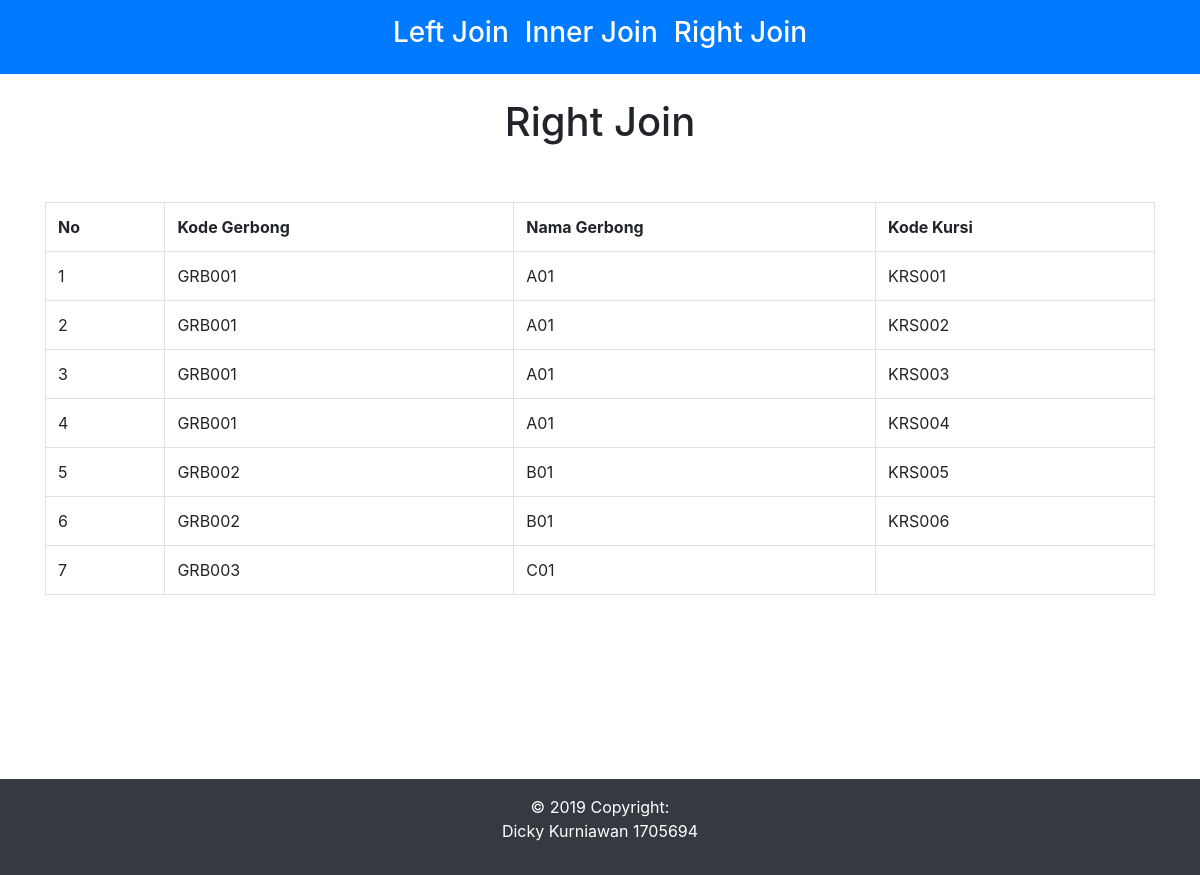
The page /index.php/controller/Right on the database its author committed.
### tables this page shows
CREATE TABLE `kursi`  (
  `id_kursi` int(11) NOT NULL AUTO_INCREMENT,
  `kd_kursi` varchar(10) NULL DEFAULT NULL,
  `kd_gerbong` varchar(10) NULL DEFAULT NULL,
  `kd_kereta` varchar(10) NULL DEFAULT NULL,
  PRIMARY KEY (`id_kursi`) USING BTREE,
  INDEX `fk_kgerbong`(`kd_gerbong`) USING BTREE,
  INDEX `fk_kkereta`(`kd_kereta`) USING BTREE,
  CONSTRAINT `fk_kgerbong` FOREIGN KEY (`kd_gerbong`) REFERENCES `gerbong` (`kd_gerbong`) ON DELETE CASCADE ON UPDATE CASCADE,
  CONSTRAINT `fk_kkereta` FOREIGN KEY (`kd_kereta`) REFERENCES `lokomotif` (`kd_kereta`) ON DELETE CASCADE ON UPDATE CASCADE
);

CREATE TABLE `gerbong`  (
  `id_gerbong` int(11) NOT NULL AUTO_INCREMENT,
  `kd_gerbong` varchar(10) NULL DEFAULT NULL,
  `kd_kereta` varchar(10) NULL DEFAULT NULL,
  `nama_gerbong` varchar(50) NULL DEFAULT NULL,
  PRIMARY KEY (`id_gerbong`) USING BTREE,
  INDEX `kd_gerbong`(`kd_gerbong`) USING BTREE,
  INDEX `fk_gerbong`(`kd_kereta`) USING BTREE,
  CONSTRAINT `fk_gerbong` FOREIGN KEY (`kd_kereta`) REFERENCES `lokomotif` (`kd_kereta`) ON DELETE CASCADE ON UPDATE CASCADE
);

### application/controllers/Controller.php (called while the page is built, shortened)
<?php
class Controller extends CI_Controller {
	function __construct()
	{
		$this->load->model('data');
	}
	public function Right()
	{
		$data['gerbong'] = $this->Data->right_join();
		$this->load->view('Home/Header');
		$this->load->view('Home/Right', $data);
		$this->load->view('Home/Footer');
	}
}

### index.php (called while the page is built, shortened)
<?php
require_once BASEPATH.'core/CodeIgniter.php';

### application/models/Data.php (called while the page is built, shortened)
<?php
class Data extends CI_Model{
function right_join()
{
  $this->db->select("g.kd_gerbong, g.nama_gerbong, k.kd_kursi");
  $this->db->from("kursi k");
  $this->db->join('gerbong g', 'k.kd_gerbong = g.kd_gerbong', 'right');
  $hasil=$this->db->get();
  if($hasil->num_rows() > 0)
  {
    foreach ($hasil->result() as $data)
    {
      $hasilKursi[] = $data;
    }
  return $hasilKursi;
  }
}
}

### application/views/Home/Right.php (the view)
<div class="container">
  <br>
  <center><h1>Right Join</h1></center>
        <div class="row">
          <div class="col-12 mt-5">
            <table class="table table-bordered">
              <tr>
                  <th>No</th>
                  <th>Kode Gerbong</th>
                  <th>Nama Gerbong</th>
                  <th>Kode Kursi</th>
              </tr>
              <?php
              $no = 1;
              foreach($gerbong as $m) {?>
              <tr>
                <td><?php echo $no++ ?></td>
                <td><?php echo $m->kd_gerbong ?></td>
                <td><?php echo $m->nama_gerbong ?></td>
                <td><?php echo $m->kd_kursi ?></td>
              </tr>
            <?php } ?>
            </table>
          </div>
        </div>
      </div>

### rows shown on the page
kursi: gerbong.kd_gerbong "GRB001", gerbong.nama_gerbong "A01", kd_kursi "KRS001"
kursi: gerbong.kd_gerbong "GRB001", gerbong.nama_gerbong "A01", kd_kursi "KRS002"
kursi: gerbong.kd_gerbong "GRB001", gerbong.nama_gerbong "A01", kd_kursi "KRS003"
kursi: gerbong.kd_gerbong "GRB001", gerbong.nama_gerbong "A01", kd_kursi "KRS004"
kursi: gerbong.kd_gerbong "GRB002", gerbong.nama_gerbong "B01", kd_kursi "KRS005"
kursi: gerbong.kd_gerbong "GRB002", gerbong.nama_gerbong "B01", kd_kursi "KRS006"
gerbong: kd_gerbong "GRB003", nama_gerbong "C01"
